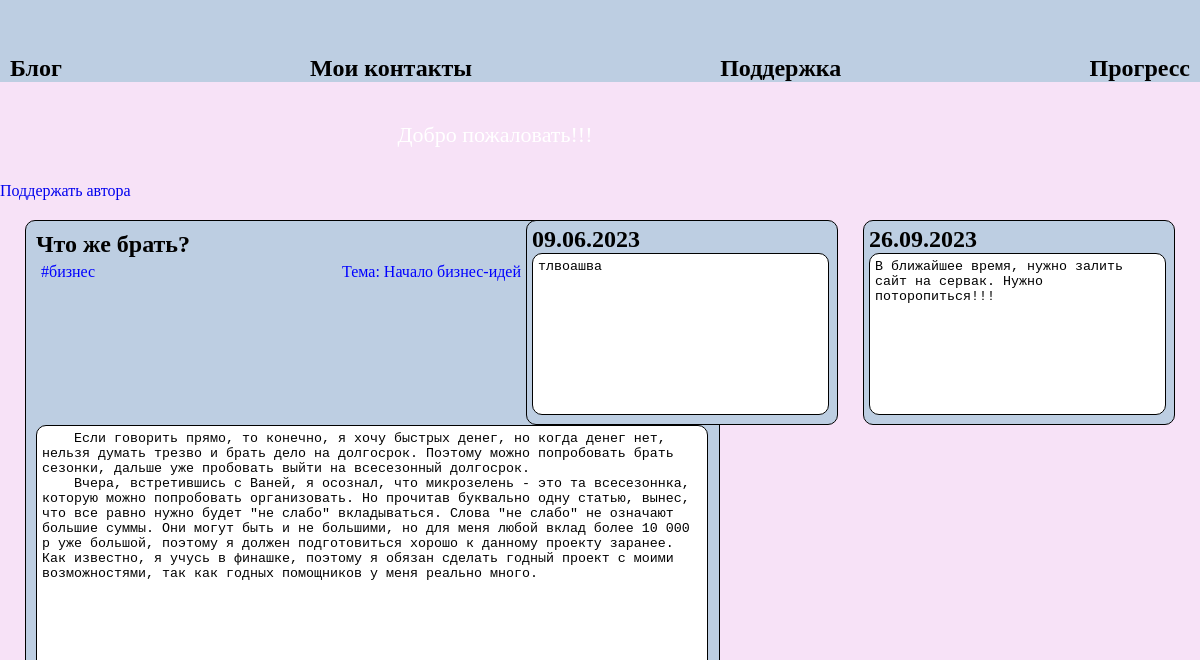
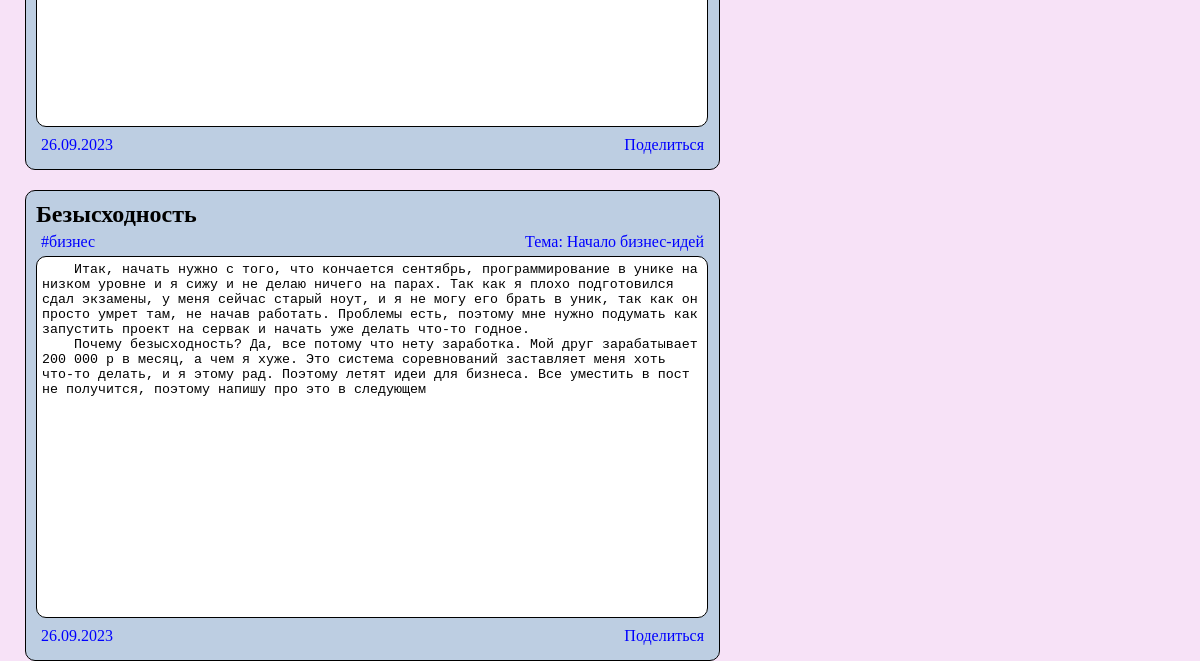
Page /burkoff_blog/ on the earlier database version (2 pictures, top to bottom).
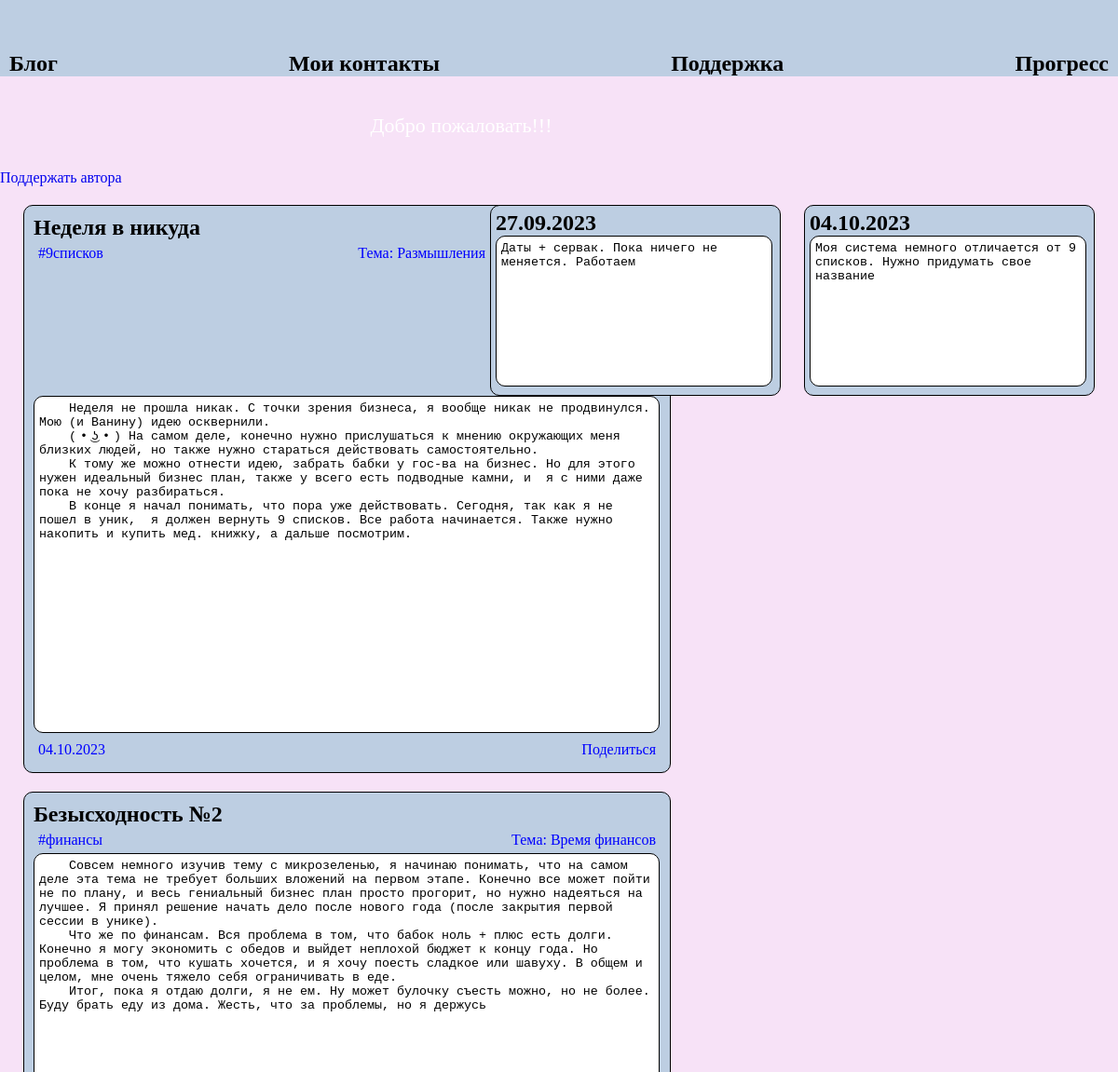
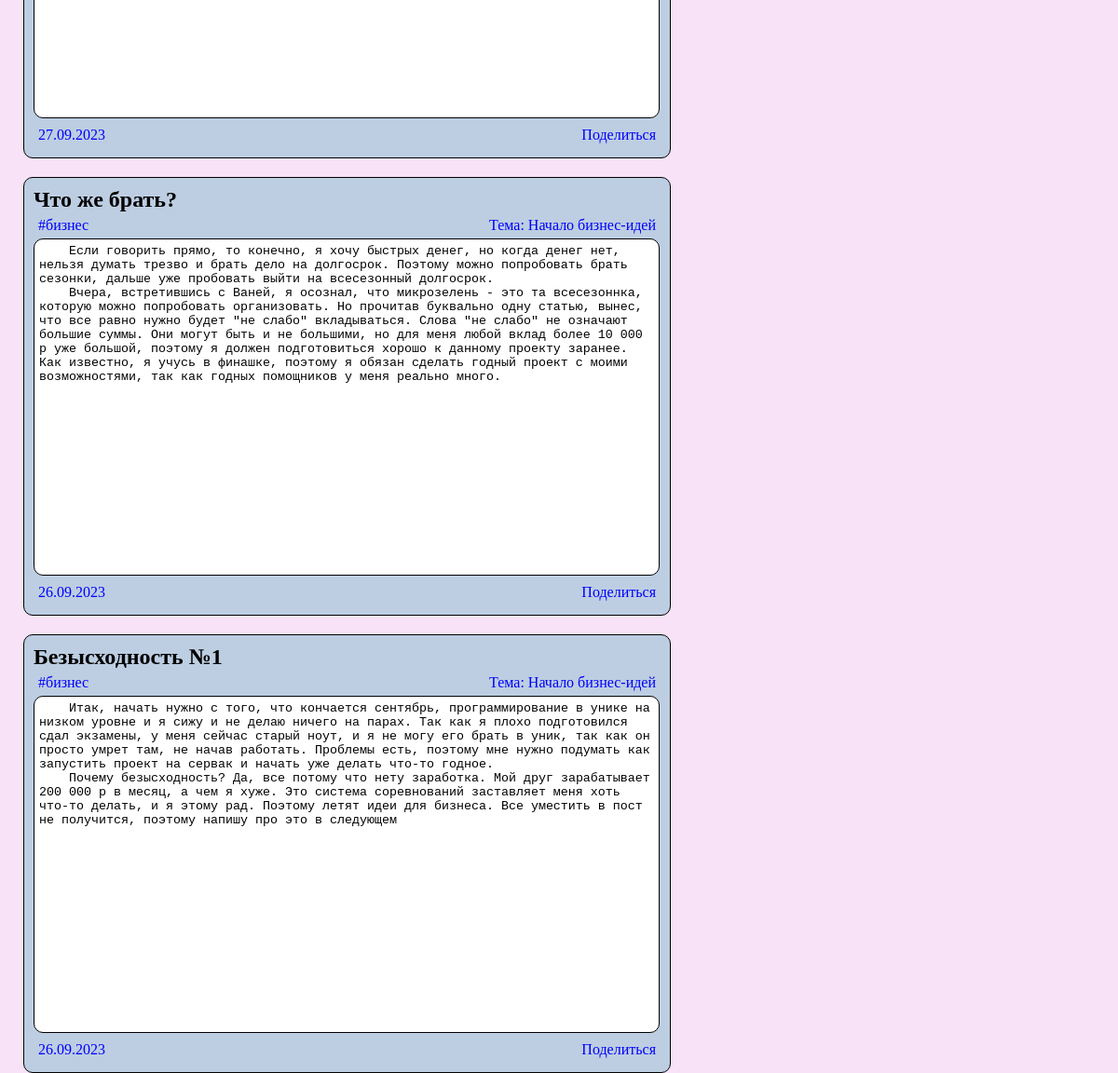
Same page on the later database version (2 pictures, top to bottom).
### polls/models.py (models this page shows)
class HistoryNews(models.Model):
    text = models.TextField(max_length=150)
    date = models.DateField(default=timezone.now)

class Post(models.Model):
    title = models.TextField(max_length=50)
    text = models.TextField() # прописать минимальную длину поста
    theme = models.CharField(max_length=30, default="Раздумья")
    post_date = models.DateField(default=timezone.now) # прописать правильную дату
    hash_tags = models.CharField(max_length=15, default="#default")

### polls/views.py (the view)
# urls.py: path('', views.index, name='index'),
def index(request):
    hist = HistoryNews.objects.all().order_by('-date')[:2]
    donations = DonationPeople.objects.all()
    posts = Post.objects.all()
    posts = Post.objects.order_by('-post_date')
    return render(request, 'polls/index.html', {'history': hist, 'donation_people': donations,
                  'some_posts': posts})

### polls/templates/polls/index.html (shortened to what this page needs)
<!DOCTYPE html>
{% load static %}
<html lang="ru">
<head>
    <link rel="stylesheet" href="{% static 'polls/style.css' %}">
</head>
<body>
<header>
    <div class="header_head">
        <nav class="head">
            <h1><a href="/burkoff_blog">Блог</a></h1>
            <h1><a href="contacts">Мои контакты</a></h1>
            <h1><a href="support">Поддержка</a></h1>
            <h1><a href="my_progress">Прогресс</a></h1>
        </nav>
    </div>
</header>
<div class="beautiful_hren">
    <nav class="nadpis">
        <p class="text-typing" align="center">Добро пожаловать!!!</p>
    </nav>
</div>
<p><a href="#">Поддержать автора</a></p>
{% for hist in history %}
<aside class="history">
    <h1>{{ hist.date|date:"d.m.Y" }}</h1>
    <div class="history_text">
        <textarea readonly>{{ hist.text }}</textarea>
    </div>
</aside>
{% endfor %}
{% for post in some_posts %}
<div class="posts">
    <div class="post_title">
        <h2><a href="{% url 'just_redact' post.id %}">{{ post.title }}</a></h2>
    </div>
    <aside class="right_theme">
        <div class="post_theme">
            <p><a href="#">Тема: {{ post.theme }}</a></p>
        </div>
    </aside>
    <div class="post_hash_tags">
        <p><a href="my_progress">#{{ post.hash_tags }}</a></p>
    </div>
    <div class="post_text">
        <textarea readonly>{{ post.text }}</textarea>
    </div>
    <aside class="right_share">
        <div class="share_post">
            <p><a href="#">Поделиться</a></p>
        </div>
    </aside>
    <div class="post_post_data">
        <p>{{ post.post_date|date:"d.m.Y" }}</p>
    </div>
</div>
{% endfor %}
</body>
</html>

### polls/static/polls/style.css (style rules this page uses)
* { padding: 0; margin: 0; }
a { text-decoration: None; }
.posts { margin-top: 20px; border: 1px solid black; border-radius: 10px; background-color: #bdcee2; margin-left: 25px; margin-right: 40%; padding: 10px; padding-top: 10px; }
.post_text textarea { padding: 5px; border: 1px solid black; border-radius: 10px; width: 98%; height: 350px; resize: None; }
.post_title a { text-decoration: None: padding-top: 5px; color: black; }
.right_theme { float: right; padding: 5px; }
.post_theme a { text-decoration: None; color: blue; }
.post_post_data p { padding: 5px; text-decoration: None; color: blue; }
.right_share { float: right; }
.share_post a { text-decoration: None; color: blue; }
.share_post p { padding: 5px; }
.post_hash_tags p { padding: 5px; }
.post_hash_tags a { text-decoration: None; color: blue; }
body { background-color: #f7e2f7; }
.head { margin-left: 10px; margin-right:10px; padding-top: 55px; display: flex; justify-content: space-between; align-items: center; }
.header_head { width: 100%; max-width: 1470px; margin: 0; color: black; text-decoration: None; background-color: #bdcee2; }
header a { color: black; }
.beautiful_hren { width: 100%; max-width: 1470px; height: 100px; background-image: url('https://oir.mobi/uploads/posts/2022-08/1661405554_3-oir-mobi-p-fon-profilya-dlya-diskorda-krasivo-3.jpg') }
.nadpis { padding-top: 40px; color: white; font-size: 32px; }
.text-typing { width: 45em; color: white; font-size: 22px; font-family: 'Times New Roman'; white-space: nowrap; overflow: hidden; -webkit-animation: type 5s steps(50, end); animation: type 5s steps(50, end); }
.history { float: right; padding: 5px; margin-right: 25px; width: 25%; margin-top: 20px; border: 1px solid black; border-radius: 10px; background-color: #bdcee2; }
.history_text textarea { height: 150px; resize: None; padding: 5px; border: 1px solid black; border-radius: 10px; width: 95%; }

Differences in the rows shown:
no longer on this page (row unchanged): HistoryNews: date "26.09.2023", text "В ближайшее время, нужно залить сайт на сервак. Нужно поторопиться!!!"
no longer on this page (row unchanged): HistoryNews: date "09.06.2023", text "тлвоашва"
added HistoryNews: date "04.10.2023", text "Моя система немного отличается от 9 списков. Нужно придумать свое название"
added HistoryNews: date "27.09.2023", text "Даты + сервак. Пока ничего не меняется. Работаем"
added Post: title "Неделя в никуда", theme "Размышления", hash_tags "9списков", text "Неделя не прошла никак. С точки зрения бизнеса, я вообще никак не продвинулся. Мою (и Ванину) идею осквернили. ( • ͜ʖ • ) На самом деле, конечно нужно прислушаться к мнению окружающих меня близких людей, но также нужно стараться действовать самостоятельно. К тому же можно отнести идею, забрать бабки у гос-ва на бизнес. Но для этого нужен идеальный бизнес план, также у всего есть подводные камни, и я с ними даже пока не хочу разбираться. В конце я начал понимать, что пора уже действовать. Сегодня, так как я не пошел в уник, я должен вернуть 9 списков. Все работа начинается. Также нужно накопить и купить мед. книжку, а дальше посмотрим.", post_date "04.10.2023"
added Post: title "Безысходность №2", theme "Время финансов", hash_tags "финансы", text "Совсем немного изучив тему с микрозеленью, я начинаю понимать, что на самом деле эта тема не требует больших вложений на первом этапе. Конечно все может пойти не по плану, и весь гениальный бизнес план просто прогорит, но нужно надеяться на лучшее. Я принял решение начать дело после нового года (после закрытия первой сессии в унике). Что же по финансам. Вся проблема в том, что бабок ноль + плюс есть долги. Конечно я могу экономить с обедов и выйдет неплохой бюджет к концу года. Но проблема в том, что кушать хочется, и я хочу поесть сладкое или шавуху. В общем и целом, мне очень тяжело себя ограничивать в еде. Итог, пока я отдаю долги, я не ем. Ну может булочку съесть можно, но не более.…", post_date "27.09.2023"
changed Post: title "Безысходность" → "Безысходность №1"
